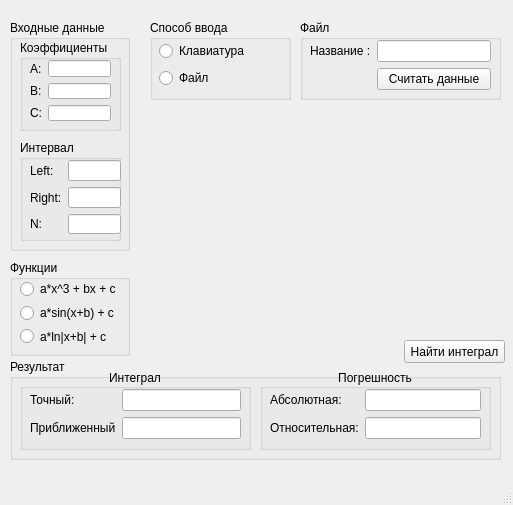
<?xml version="1.0" encoding="UTF-8"?>
<ui version="4.0">
 <class>MainWindow</class>
 <widget class="QMainWindow" name="MainWindow">
  <property name="geometry">
   <rect>
    <x>0</x>
    <y>0</y>
    <width>513</width>
    <height>505</height>
   </rect>
  </property>
  <property name="windowTitle">
   <string>Метод средних прямоугольников</string>
  </property>
  <widget class="QWidget" name="centralwidget">
   <widget class="QGroupBox" name="EnterGroupBox">
    <property name="geometry">
     <rect>
      <x>10</x>
      <y>20</y>
      <width>120</width>
      <height>231</height>
     </rect>
    </property>
    <property name="title">
     <string>Входные данные</string>
    </property>
    <widget class="QGroupBox" name="CoefficientsGroupBox">
     <property name="geometry">
      <rect>
       <x>10</x>
       <y>20</y>
       <width>101</width>
       <height>91</height>
      </rect>
     </property>
     <property name="title">
      <string>Коэффициенты</string>
     </property>
     <widget class="QWidget" name="gridLayoutWidget_3">
      <property name="geometry">
       <rect>
        <x>10</x>
        <y>20</y>
        <width>81</width>
        <height>61</height>
       </rect>
      </property>
      <layout class="QGridLayout" name="CoefficientsGridLayout">
       <item row="1" column="0">
        <widget class="QLabel" name="BLabel">
         <property name="text">
          <string>B:</string>
         </property>
        </widget>
       </item>
       <item row="2" column="0">
        <widget class="QLabel" name="CLabel">
         <property name="text">
          <string>C:</string>
         </property>
        </widget>
       </item>
       <item row="0" column="0">
        <widget class="QLabel" name="ALabel">
         <property name="text">
          <string>A:</string>
         </property>
        </widget>
       </item>
       <item row="2" column="1">
        <widget class="QLineEdit" name="CLineEdit"/>
       </item>
       <item row="1" column="1">
        <widget class="QLineEdit" name="BLineEdit"/>
       </item>
       <item row="0" column="1">
        <widget class="QLineEdit" name="ALineEdit"/>
       </item>
      </layout>
     </widget>
    </widget>
    <widget class="QGroupBox" name="IntervalGroupBox">
     <property name="geometry">
      <rect>
       <x>10</x>
       <y>120</y>
       <width>101</width>
       <height>101</height>
      </rect>
     </property>
     <property name="title">
      <string>Интервал</string>
     </property>
     <widget class="QWidget" name="gridLayoutWidget_4">
      <property name="geometry">
       <rect>
        <x>10</x>
        <y>20</y>
        <width>91</width>
        <height>74</height>
       </rect>
      </property>
      <layout class="QGridLayout" name="IntervalGridLayout">
       <item row="0" column="0">
        <widget class="QLabel" name="LeftLabel">
         <property name="text">
          <string>Left:</string>
         </property>
        </widget>
       </item>
       <item row="2" column="0">
        <widget class="QLabel" name="NLabel">
         <property name="text">
          <string>N:</string>
         </property>
        </widget>
       </item>
       <item row="1" column="0">
        <widget class="QLabel" name="RightLabel">
         <property name="text">
          <string>Right:</string>
         </property>
        </widget>
       </item>
       <item row="0" column="1">
        <widget class="QLineEdit" name="LeftLineEdit"/>
       </item>
       <item row="1" column="1">
        <widget class="QLineEdit" name="RightLineEdit"/>
       </item>
       <item row="2" column="1">
        <widget class="QLineEdit" name="NLineEdit"/>
       </item>
      </layout>
     </widget>
    </widget>
   </widget>
   <widget class="QGroupBox" name="InputMethodGroupBox">
    <property name="geometry">
     <rect>
      <x>150</x>
      <y>20</y>
      <width>141</width>
      <height>80</height>
     </rect>
    </property>
    <property name="title">
     <string>Способ ввода</string>
    </property>
    <widget class="QWidget" name="gridLayoutWidget_2">
     <property name="geometry">
      <rect>
       <x>9</x>
       <y>20</y>
       <width>121</width>
       <height>51</height>
      </rect>
     </property>
     <layout class="QGridLayout" name="InputMethodGridLayout">
      <item row="0" column="0">
       <widget class="QRadioButton" name="KeyboardRadioButton">
        <property name="text">
         <string>Клавиатура</string>
        </property>
       </widget>
      </item>
      <item row="1" column="0">
       <widget class="QRadioButton" name="FileRadioButton">
        <property name="text">
         <string>Файл</string>
        </property>
       </widget>
      </item>
     </layout>
    </widget>
   </widget>
   <widget class="QGroupBox" name="FunctionGroupBox">
    <property name="geometry">
     <rect>
      <x>10</x>
      <y>260</y>
      <width>120</width>
      <height>96</height>
     </rect>
    </property>
    <property name="title">
     <string>Функции</string>
    </property>
    <widget class="QWidget" name="verticalLayoutWidget">
     <property name="geometry">
      <rect>
       <x>10</x>
       <y>20</y>
       <width>102</width>
       <height>65</height>
      </rect>
     </property>
     <layout class="QVBoxLayout" name="verticalLayout">
      <item>
       <widget class="QRadioButton" name="F1RadioButton">
        <property name="text">
         <string>a*x^3 + bx + c</string>
        </property>
       </widget>
      </item>
      <item>
       <widget class="QRadioButton" name="F2RadioButton">
        <property name="text">
         <string>a*sin(x+b) + c</string>
        </property>
       </widget>
      </item>
      <item>
       <widget class="QRadioButton" name="F3RadioButton">
        <property name="text">
         <string>a*ln|x+b| + c</string>
        </property>
       </widget>
      </item>
     </layout>
    </widget>
   </widget>
   <widget class="QGroupBox" name="ResultGroupBox">
    <property name="geometry">
     <rect>
      <x>10</x>
      <y>359</y>
      <width>491</width>
      <height>101</height>
     </rect>
    </property>
    <property name="title">
     <string>Результат</string>
    </property>
    <widget class="QGroupBox" name="IntegralGroupBox">
     <property name="geometry">
      <rect>
       <x>10</x>
       <y>10</y>
       <width>231</width>
       <height>81</height>
      </rect>
     </property>
     <property name="title">
      <string>Интеграл</string>
     </property>
     <property name="alignment">
      <set>Qt::AlignCenter</set>
     </property>
     <widget class="QWidget" name="gridLayoutWidget_5">
      <property name="geometry">
       <rect>
        <x>10</x>
        <y>20</y>
        <width>211</width>
        <height>51</height>
       </rect>
      </property>
      <layout class="QGridLayout" name="IntegralGridLayout">
       <item row="1" column="0">
        <widget class="QLabel" name="CloseLabel">
         <property name="text">
          <string>Приближенный</string>
         </property>
        </widget>
       </item>
       <item row="0" column="0">
        <widget class="QLabel" name="CorrectLabel">
         <property name="text">
          <string>Точный:</string>
         </property>
        </widget>
       </item>
       <item row="0" column="1">
        <widget class="QLineEdit" name="lineEdit"/>
       </item>
       <item row="1" column="1">
        <widget class="QLineEdit" name="lineEdit_2"/>
       </item>
      </layout>
     </widget>
    </widget>
    <widget class="QGroupBox" name="EpsGroupBox">
     <property name="geometry">
      <rect>
       <x>250</x>
       <y>10</y>
       <width>231</width>
       <height>81</height>
      </rect>
     </property>
     <property name="title">
      <string>Погрешность</string>
     </property>
     <property name="alignment">
      <set>Qt::AlignCenter</set>
     </property>
     <widget class="QWidget" name="gridLayoutWidget_6">
      <property name="geometry">
       <rect>
        <x>10</x>
        <y>20</y>
        <width>211</width>
        <height>51</height>
       </rect>
      </property>
      <layout class="QGridLayout" name="EpsGridLayout">
       <item row="1" column="0">
        <widget class="QLabel" name="RelativeAbsLabel">
         <property name="text">
          <string>Относительная:</string>
         </property>
        </widget>
       </item>
       <item row="0" column="0">
        <widget class="QLabel" name="AbsEpsLabel">
         <property name="text">
          <string>Абсолютная:</string>
         </property>
        </widget>
       </item>
       <item row="0" column="1">
        <widget class="QLineEdit" name="lineEdit_3"/>
       </item>
       <item row="1" column="1">
        <widget class="QLineEdit" name="lineEdit_4"/>
       </item>
      </layout>
     </widget>
    </widget>
   </widget>
   <widget class="QGroupBox" name="FileGroupBox">
    <property name="geometry">
     <rect>
      <x>300</x>
      <y>20</y>
      <width>201</width>
      <height>80</height>
     </rect>
    </property>
    <property name="title">
     <string>Файл</string>
    </property>
    <widget class="QWidget" name="gridLayoutWidget">
     <property name="geometry">
      <rect>
       <x>10</x>
       <y>20</y>
       <width>181</width>
       <height>51</height>
      </rect>
     </property>
     <layout class="QGridLayout" name="FileGridLayout">
      <item row="0" column="0">
       <widget class="QLabel" name="FileNameLabel">
        <property name="text">
         <string>Название :</string>
        </property>
       </widget>
      </item>
      <item row="0" column="1">
       <widget class="QLineEdit" name="FileNamelineEdit"/>
      </item>
      <item row="1" column="1">
       <widget class="QPushButton" name="FileInputPushButton">
        <property name="text">
         <string>Считать данные</string>
        </property>
       </widget>
      </item>
     </layout>
    </widget>
   </widget>
   <widget class="QCustomPlot" name="widget" native="true">
    <property name="geometry">
     <rect>
      <x>150</x>
      <y>110</y>
      <width>351</width>
      <height>221</height>
     </rect>
    </property>
   </widget>
   <widget class="QPushButton" name="CalculatePushButton">
    <property name="geometry">
     <rect>
      <x>404</x>
      <y>340</y>
      <width>101</width>
      <height>23</height>
     </rect>
    </property>
    <property name="text">
     <string>Найти интеграл</string>
    </property>
   </widget>
  </widget>
  <widget class="QMenuBar" name="menubar">
   <property name="geometry">
    <rect>
     <x>0</x>
     <y>0</y>
     <width>513</width>
     <height>21</height>
    </rect>
   </property>
  </widget>
  <widget class="QStatusBar" name="statusbar"/>
 </widget>
 <customwidgets>
  <customwidget>
   <class>QCustomPlot</class>
   <extends>QWidget</extends>
   <header>qcustomplot.h</header>
   <container>1</container>
  </customwidget>
 </customwidgets>
 <resources/>
 <connections/>
</ui>
